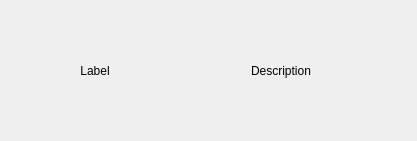
<?xml version="1.0" encoding="UTF-8"?>
<ui version="4.0">
 <class>SettingsWidgetContainer</class>
 <widget class="QWidget" name="SettingsWidgetContainer">
  <property name="geometry">
   <rect>
    <x>0</x>
    <y>0</y>
    <width>417</width>
    <height>141</height>
   </rect>
  </property>
  <property name="windowTitle">
   <string>SettingsWidgetContainer</string>
  </property>
  <layout class="QHBoxLayout" name="horizontalLayout">
   <item>
    <spacer name="horizontalSpacer">
     <property name="orientation">
      <enum>Qt::Horizontal</enum>
     </property>
     <property name="sizeType">
      <enum>QSizePolicy::Maximum</enum>
     </property>
     <property name="sizeHint" stdset="0">
      <size>
       <width>60</width>
       <height>20</height>
      </size>
     </property>
    </spacer>
   </item>
   <item>
    <widget class="QWidget" name="box" native="true">
     <property name="sizePolicy">
      <sizepolicy hsizetype="Minimum" vsizetype="Preferred">
       <horstretch>0</horstretch>
       <verstretch>0</verstretch>
      </sizepolicy>
     </property>
     <layout class="QHBoxLayout" name="horizontalLayout_2">
      <item>
       <widget class="QLabel" name="setting_label">
        <property name="sizePolicy">
         <sizepolicy hsizetype="Maximum" vsizetype="Preferred">
          <horstretch>1</horstretch>
          <verstretch>0</verstretch>
         </sizepolicy>
        </property>
        <property name="text">
         <string>Label</string>
        </property>
        <property name="alignment">
         <set>Qt::AlignCenter</set>
        </property>
       </widget>
      </item>
      <item>
       <widget class="QWidget" name="settings_widget" native="true">
        <property name="sizePolicy">
         <sizepolicy hsizetype="Preferred" vsizetype="Preferred">
          <horstretch>3</horstretch>
          <verstretch>0</verstretch>
         </sizepolicy>
        </property>
       </widget>
      </item>
      <item>
       <widget class="QLabel" name="setting_description">
        <property name="sizePolicy">
         <sizepolicy hsizetype="Preferred" vsizetype="Preferred">
          <horstretch>2</horstretch>
          <verstretch>0</verstretch>
         </sizepolicy>
        </property>
        <property name="text">
         <string>Description</string>
        </property>
        <property name="wordWrap">
         <bool>true</bool>
        </property>
       </widget>
      </item>
     </layout>
    </widget>
   </item>
   <item>
    <spacer name="horizontalSpacer_2">
     <property name="orientation">
      <enum>Qt::Horizontal</enum>
     </property>
     <property name="sizeType">
      <enum>QSizePolicy::Maximum</enum>
     </property>
     <property name="sizeHint" stdset="0">
      <size>
       <width>60</width>
       <height>20</height>
      </size>
     </property>
    </spacer>
   </item>
  </layout>
 </widget>
 <resources/>
 <connections/>
</ui>
